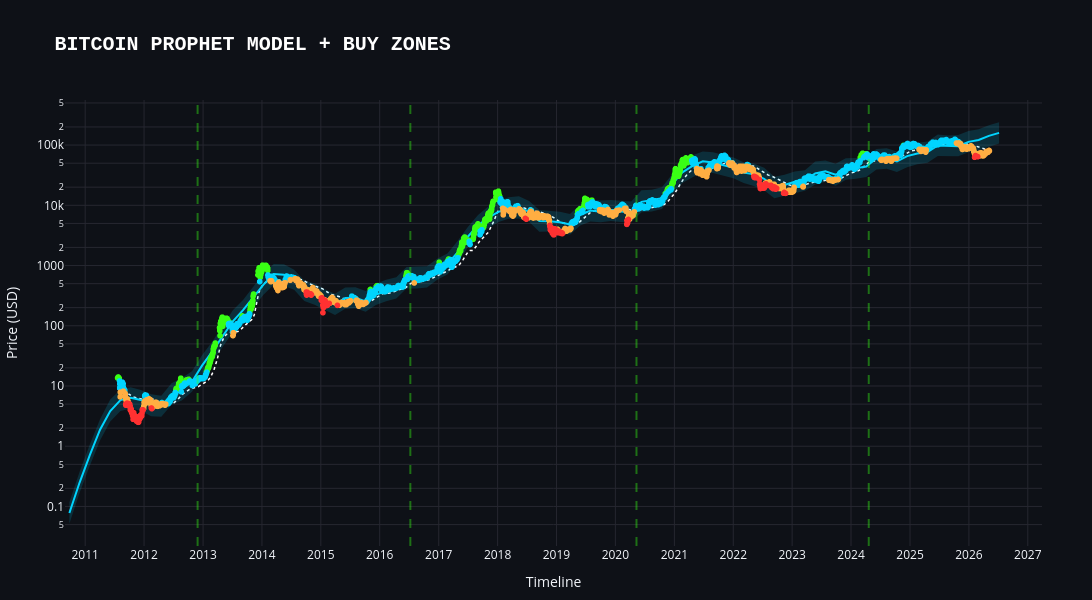

Notebook code for this chart:
### Code cell
# Define the Dark Theme Color Palette
BG_COLOR = '#0e1117'
GRID_COLOR = '#262730'
# High-contrast colors for dark mode
VALUATION_COLORS = ["#ff3131", "#39ff14", "#00d4ff", "#ffae42"] # Neon Red, Green, Blue, Orange

# Buy Zones Base Scatter
fig = px.scatter(df, x="date", y="price", 
                 color="Valuation", 
                 color_discrete_sequence=VALUATION_COLORS,
                 title="price")

# Mean Average - Switched from Black to White/Light Gray for visibility
fig.add_trace(go.Scatter(name="MeanAvg", x=df['date'], y=df['meanavge'], 
                         line=dict(color='white', width=1.5, dash='dot'), 
                         legendrank=2))

# Prophet Trend Line
fig.add_trace(go.Scatter(x=prediction['ds'], y=np.exp(prediction['yhat']),
    fill=None,
    mode='lines',
    line_color='#00d4ff', # Electric Blue
    name="Prophet Trend"
    ))

# Prophet Confidence Intervals (Lower)
fig.add_trace(go.Scatter(
    x=prediction['ds'],
    y=np.exp(prediction['yhat_lower']),
    fill=None, # Base for the fill
    mode='lines', 
    line_color='rgba(0, 212, 255, 0)', # Invisible line
    showlegend=False))

# Prophet Confidence Intervals (Upper + Fill)
fig.add_trace(go.Scatter(
    x=prediction['ds'],
    y=np.exp(prediction['yhat_upper']),
    fill='tonexty', 
    fillcolor='rgba(0, 212, 255, 0.15)', # Subtle blue glow
    mode='lines', 
    line_color='rgba(0, 212, 255, 0)', # Invisible line
    showlegend=False))

# Layout & Theme Adjustments
fig.update_layout(
    template='plotly_dark',
    paper_bgcolor=BG_COLOR,
    plot_bgcolor=BG_COLOR,
    title_text='<b>BITCOIN PROPHET MODEL + BUY ZONES</b>',
    title_font=dict(size=20, color='white', family="Courier New"),
    height=600, 
    width=1100,
    showlegend=False,
    margin=dict(l=50, r=50, t=100, b=50)
)

# Axis Customization
fig.update_yaxes(
    type="log",
    fixedrange=False,
    nticks=12,
    gridcolor=GRID_COLOR,
    zerolinecolor=GRID_COLOR,
    title="Price (USD)"
)

fig.update_xaxes(
    type="date",
    nticks=20,
    gridcolor=GRID_COLOR,
    zerolinecolor=GRID_COLOR,
    title="Timeline"
)

# Halving Lines - Adjusted opacity so they don't clash with price dots
halving_dates = ['2012-11-28', '2016-07-09', '2020-05-11', '2024-04-20']
for h_date in halving_dates:
    fig.add_vline(x=h_date, line_width=2, line_dash="dash", line_color="rgba(57, 255, 20, 0.4)")

fig.show()
